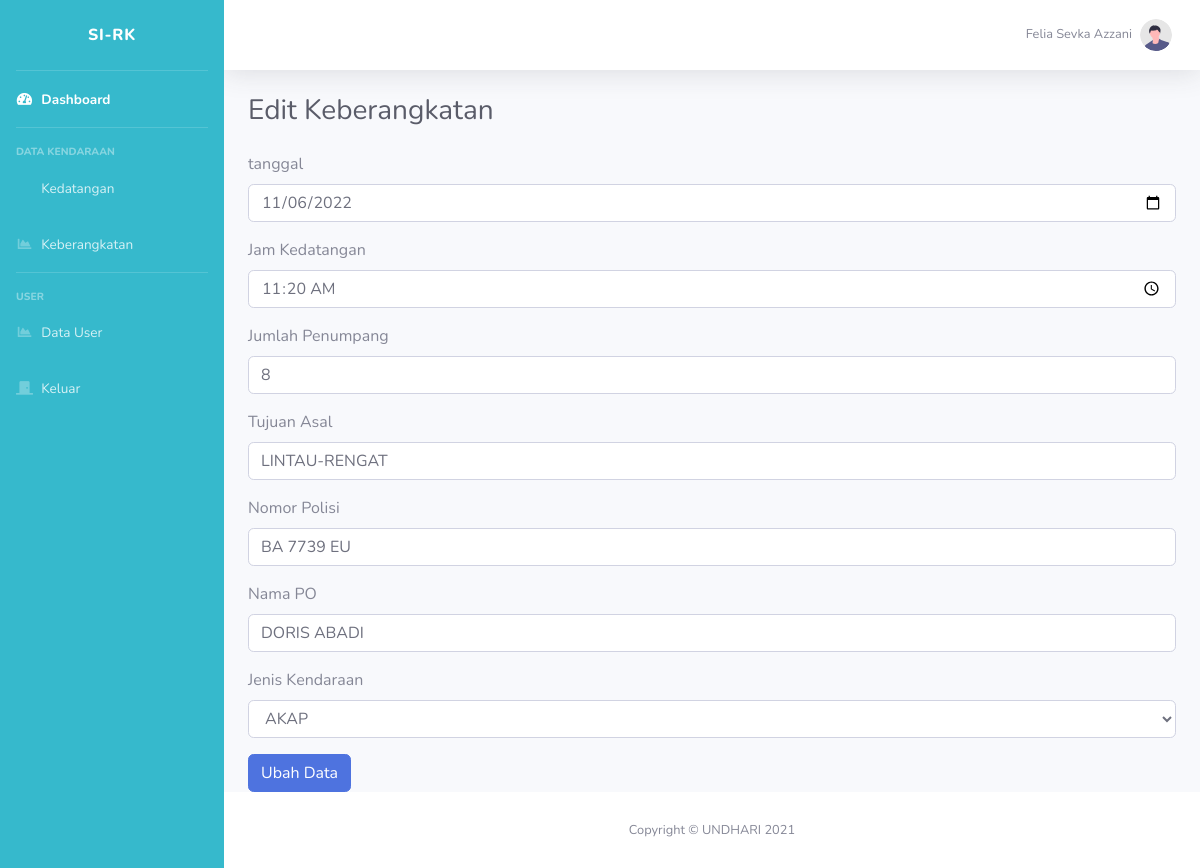
Screenshot of /edit-keberangkatan.php?id=1 with the database file from the repository.
### tables this page shows
CREATE TABLE `keberangkatan_kendaraan` (
  `id` int(11) NOT NULL,
  `tanggal` date NOT NULL,
  `jam_keberangkatan` time NOT NULL,
  `jumlah_penumpang` varchar(25) NOT NULL,
  `tujuan_keberangkatan` varchar(20) NOT NULL,
  `no_polisi` varchar(10) NOT NULL,
  `jenis` varchar(15) NOT NULL,
  `nama_po` varchar(15) NOT NULL
);

### edit-keberangkatan.php (the view, shortened to what this page needs)
<?php
    include 'koneksi.php';
    $query = mysqli_query($koneksi, "SELECT * FROM keberangkatan_kendaraan WHERE id = '$_GET[id]' ");
    $data = mysqli_fetch_array($query);
?>
<!DOCTYPE html>
<html lang="en">
<head>
    <link href="vendor/fontawesome-free/css/all.min.css" rel="stylesheet" type="text/css">
    <link href="css/sb-admin-2.min.css" rel="stylesheet">
</head>
<body id="page-top">
    <div id="wrapper">
        <ul class="navbar-nav bg-info sidebar sidebar-dark accordion" id="accordionSidebar">
            <a class="sidebar-brand d-flex align-items-center justify-content-center" href="index.html">
                <div class="sidebar-brand-text mx-3">SI-RK</div>
            </a>
            <hr class="sidebar-divider my-0">
            <li class="nav-item active">
                <a class="nav-link" href="index.html">
                    <i class="fas fa-fw fa-tachometer-alt"></i>
                    <span>Dashboard</span></a>
            </li>
            <hr class="sidebar-divider">
            <div class="sidebar-heading">
                Data Kendaraan
            </div>
            <li class="nav-item">
                <a class="nav-link" href="data-kedatangan.html">
                    <span>Kedatangan</span></a>
            </li>
            <li class="nav-item">
                <a class="nav-link" href="data-keberangkatan.html">
                    <i class="fas fa-fw fa-chart-area"></i>
                    <span>Keberangkatan</span></a>
            </li>
            <hr class="sidebar-divider">
            <div class="sidebar-heading">
                User
            </div>
            <li class="nav-item">
                <a class="nav-link" href="charts.html">
                    <i class="fas fa-fw fa-chart-area"></i>
                    <span>Data User</span></a>
            </li>
            <li class="nav-item">
                <a class="nav-link" href="login.html">
                    <i class="fas fa-door-closed"></i>
                    <span>Keluar</span></a>
            </li>
        </ul>
        <div id="content-wrapper" class="d-flex flex-column">
            <div id="content">
                <nav class="navbar navbar-expand navbar-light bg-white topbar mb-4 static-top shadow">
                    <ul class="navbar-nav ml-auto">
                        <li class="nav-item dropdown no-arrow">
                            <a class="nav-link dropdown-toggle" href="#" id="userDropdown" role="button"
                                data-toggle="dropdown" aria-haspopup="true" aria-expanded="false">
                                <span class="mr-2 d-none d-lg-inline text-gray-600 small">Felia Sevka Azzani</span>
                                <img class="img-profile rounded-circle"
                                    src="img/undraw_profile.svg">
                            </a>
                        </li>
                    </ul>
                </nav>
                <div class="container-fluid">
                    <div class="d-sm-flex align-items-center justify-content-between mb-4">
                        <h1 class="h3 mb-0 text-gray-800">Edit Keberangkatan</h1>
                    </div>
                    <form action="edit-keberangkatan-proses.php" method="POST">
                    <div class="form-group">
                          <label for="exampleInputEmail1">tanggal</label>
                          <input type="date" class="form-control" name='tanggal' value="<?= $data['tanggal']?>">
                        </div>
                        <div class="form-group">
                          <label for="exampleInputPassword1">Jam Kedatangan</label>
                          <input type="time" class="form-control" name="jam_keberangkatan" value="<?= $data['jam_keberangkatan']?>">
                        </div>
                        <div class="form-group">
                            <label for="exampleInputPassword1">Jumlah Penumpang</label>
                            <input type="number" class="form-control" name="jumlah_penumpang" value="<?= $data['jumlah_penumpang']?>">
                        </div>
                        <div class="form-group">
                            <label for="exampleInputPassword1">Tujuan Asal</label>
                            <input type="text" class="form-control" name="tujuan_keberangkatan" value="<?= $data['tujuan_keberangkatan']?>">
                        </div>
                        <div class="form-group">
                            <label for="exampleInputPassword1">Nomor Polisi</label>
                            <input type="text" class="form-control" name="no_polisi" value="<?= $data['no_polisi']?>">
                        </div>
                        <div class="form-group">
                            <label for="exampleInputPassword1">Nama PO</label>
                            <input type="text" class="form-control" name="nama_po" value="<?= $data['nama_po']?>">
                        </div>
                        <div class="form-group">
                            <label for="exampleFormControlSelect1">Jenis Kendaraan</label>
                            <?php
                                if($data['jenis'] == "AKAP")
                                {
                                    $akap = "selected";
                                }
                                else
                                {
                                    $akap = "";
                                    $akdp = "selected";
                                }
                            ?>
                            <select class="form-control" name="jenis_kendaraan">
                                <option value="AKAP" <?= $akap ?>>AKAP</option>
                            </select>
                        </div>
                        <button type="submit" class="btn btn-primary">Ubah Data</button>
                      </form>
                </div>
            </div>
            <footer class="sticky-footer bg-white">
                <div class="container my-auto">
                    <div class="copyright text-center my-auto">
                        <span>Copyright &copy; UNDHARI 2021</span>
                    </div>
                </div>
            </footer>
        </div>
    </div>
</body>
</html>

### rows the page displays
keberangkatan_kendaraan: tanggal "11/06/2022", jam_keberangkatan "11:20:00", jumlah_penumpang "8", tujuan_keberangkatan "LINTAU-RENGAT", no_polisi "BA 7739 EU", nama_po "DORIS ABADI"
